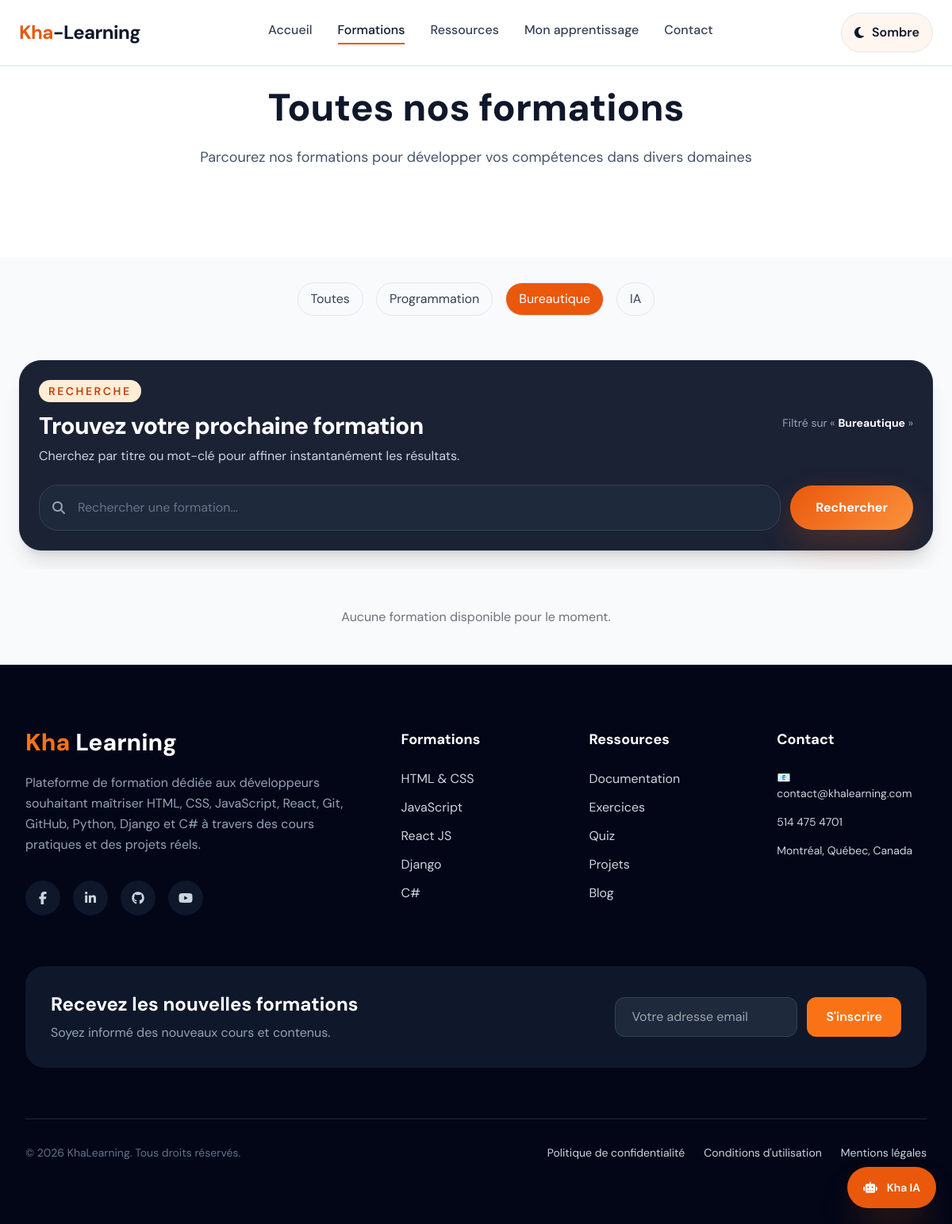
The app's page /formations/?category=2 with its own data.
### main/models.py (models this page shows, shortened)
class Category(models.Model):
    name = models.CharField(max_length=100)
    description = models.TextField(blank=True)
    image = models.ImageField(upload_to='categories/', blank=True, null=True)
    slug = models.SlugField(unique=True)
    class Meta:
        verbose_name_plural = "Categories"

### main/views.py (the view)
# urls.py: path('formations/', views.formations, name='formations'),
def formations(request):
    categories = Category.objects.all()
    category_id = request.GET.get('category')
    selected_category = None
    courses = Course.objects.all()
    if category_id:
        try:
            selected_category = Category.objects.get(id=category_id)
            courses = courses.filter(category=selected_category)
        except Category.DoesNotExist:
            selected_category = None
    query = request.GET.get('q')
    if query:
        courses = courses.filter(
            Q(title__icontains=query) | Q(description__icontains=query)
        )
    page_number = request.GET.get('page', 1)
    paginator = Paginator(courses, 6)
    page_obj = paginator.get_page(page_number)
    query_params = request.GET.copy()
    if 'page' in query_params:
        query_params.pop('page')
    querystring = query_params.urlencode()
    context = {
        'courses': page_obj.object_list,
        'categories': categories,
        'selected_category': selected_category,
        'page_obj': page_obj,
        'querystring': querystring,
    }
    return render(request, 'main/formations.html', context)

### main/templates/main/formations.html (shortened to what this page needs)
{% extends 'main/base.html' %} {% load static %} {% block content %}
<section class="bg-white text-slate-900 py-28">
  <div class="max-w-7xl mx-auto px-6 text-center">
    <h1 class="text-5xl font-extrabold mb-6">Toutes nos formations</h1>
    <p class="text-slate-600 text-lg">
      Parcourez nos formations pour développer vos compétences dans divers
      domaines
    </p>
  </div>
</section>
<section class="max-w-7xl mx-auto px-6 py-8">
  <div class="flex flex-wrap justify-center gap-4">
    <a
      href="{% url 'formations' %}"
      class="px-4 py-2 rounded-full border border-slate-200 text-slate-700 hover:bg-slate-100 transition {% if not selected_category %}bg-orange-600 text-white border-orange-600{% endif %}"
    >
      Toutes
    </a>
    {% for category in categories %}
    <a
      href="?category={{ category.id }}"
      class="px-4 py-2 rounded-full border border-slate-200 text-slate-700 hover:bg-slate-100 transition {% if selected_category and selected_category.id == category.id %}bg-orange-600 text-white border-orange-600{% endif %}"
    >
      {{ category.name }}
    </a>
    {% endfor %}
  </div>
</section>
<section class="max-w-7xl mx-auto px-6 py-6">
  <div class="rounded-[28px] bg-slate-900/95 border border-slate-800 shadow-xl p-5 sm:p-6">
    <div class="flex flex-col gap-4 md:flex-row md:items-center md:justify-between">
      <div>
        <span class="inline-flex items-center rounded-full bg-orange-100 px-3 py-1 text-sm font-semibold uppercase tracking-[0.18em] text-orange-700">Recherche</span>
        <h2 class="mt-3 text-3xl font-extrabold tracking-tight text-white">Trouvez votre prochaine formation</h2>
        <p class="mt-2 max-w-2xl text-slate-300">Cherchez par titre ou mot-clé pour affiner instantanément les résultats.</p>
      </div>
      <div class="text-right text-sm text-slate-400">
        {% if selected_category %}
        Filtré sur « <strong class="text-white">{{ selected_category.name }}</strong> »
        {% endif %}
      </div>
    </div>
    <form method="get" class="mt-6 grid gap-3 sm:grid-cols-[1fr_auto] items-center">
      <div class="relative rounded-3xl bg-slate-800 border border-slate-700 focus-within:border-orange-500 focus-within:ring-2 focus-within:ring-orange-500/20">
        <span class="pointer-events-none absolute inset-y-0 left-4 flex items-center text-slate-400">
          <i class="fa-solid fa-magnifying-glass"></i>
        </span>
        <input
          id="search-query"
          type="text"
          name="q"
          placeholder="Rechercher une formation..."
          value="{{ request.GET.q|default:'' }}"
          class="w-full rounded-3xl border-0 bg-transparent py-4 pl-12 pr-4 text-slate-100 placeholder:text-slate-500 focus:outline-none"
        />
      </div>
      <button type="submit" class="button-primary px-8 py-4 w-full sm:w-auto">Rechercher</button>
    </form>
  </div>
</section>
<section class="py-12 bg-gray-50">
  <div class="max-w-7xl mx-auto px-6">
    <div class="grid grid-cols-1 md:grid-cols-2 lg:grid-cols-3 gap-8">
      {% for course in courses %}
      <article class="site-card overflow-hidden">
        {% if course.youtube_url %}
        <span
          class="absolute top-4 left-4 bg-orange-600 text-white text-xs font-semibold px-3 py-1 rounded-full z-10"
        >
          YouTube
        </span>
        {% endif %}
        <a href="{% url 'course_detail' course.id %}">
          <img
            src="{% if course.youtube_thumbnail %}{{ course.youtube_thumbnail }}{% elif course.image %}{{ course.image.url }}{% else %}{% static 'main/images/default-course.jpg' %}{% endif %}"
            class="w-full h-64 object-cover transition duration-300 hover:scale-105"
            alt="{{ course.title }} thumbnail"
          />
        </a>
        <div class="site-card-body">
          <div class="text-sm uppercase tracking-[0.18em] font-semibold text-orange-600 mb-3">
            {{ course.category.name }}
          </div>
          <h3 class="site-card-title line-clamp-2">
            {{ course.title }}
          </h3>
          <p class="site-card-text line-clamp-3">
            {{ course.description|default:"Description de la vidéo en attente."|truncatewords:20 }}
          </p>
          <a
            href="{% url 'course_detail' course.id %}"
            class="button-primary"
          >
            Voir le cours
          </a>
        </div>
      </article>
      {% empty %}
      <p class="col-span-full text-center text-gray-500">
        Aucune formation disponible pour le moment.
      </p>
      {% endfor %}
    </div>
  </div>
</section>
{% endblock %}

### main/templates/main/base.html (style rules this page uses)
:root { color-scheme: light; --bg: #f8fafc; --surface: #ffffff; --surface-soft: #f1f5f9; --text: #0f172a; --muted: #475569; --border: #e2e8f0; --accent: #ea580c; --accent-soft: rgba(234, 88, 12, 0.12); --shadow: 0 20px 60px rgba(15, 23, 42, 0.08); }
* { box-sizing: border-box; }
html { scroll-behavior: smooth; }
body { margin: 0; min-height: 100vh; background: var(--bg); color: var(--text); font-family: "DM Sans", Inter, system-ui, -apple-system, BlinkMacSystemFont, sans-serif; }
a { color: inherit; text-decoration: none; }
button, input, textarea, select { font: inherit; }
.button-primary { display: inline-flex; align-items: center; justify-content: center; gap: 10px; padding: 15px 24px; border-radius: 999px; background: linear-gradient(135deg, var(--accent), #fb923c); color: #fff; font-weight: 700; box-shadow: 0 18px 40px rgba(234, 88, 12, 0.24); transition: transform 0.2s ease; }

### records on screen
Category: name "Programmation"
Category: name "Bureautique"
Category: name "IA"
